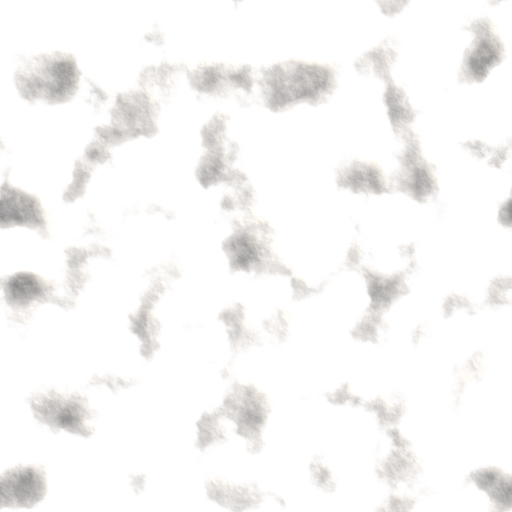
#> input picture data/clouds.png, 1024 x 1024 px, found by its file name (shown at 1/2 size)
$ python sky_rain.py out.png
#> lines starting #> are read from the running program, lines starting #| are printed output that depends on the picture; after the words box and inside, x2 and y2 are one past the last pixel; in counts of white or black regions, pixels touching at a corner belong together
# overcast skies for rain (day and night), 2048 x 1024 equirect like the other skies: a low grey deck built from the web
# game's cloud texture at two scales, darker underneath, lighter towards the horizon haze. usage: python3 sky_rain.py <out>
import sys, math, numpy as np
from PIL import Image
OUT = sys.argv[1]; W, H = 2048, 1024
cl = np.asarray(Image.open('/home/claude/aurelia-island/data/clouds.png').convert('RGBA')).astype(np.float32) / 255
ys, xs = np.mgrid[0:H, 0:W]
lon = (xs + 0.5) / W * 2 * math.pi - math.pi; lat = math.pi / 2 - (ys + 0.5) / H * math.pi
dx = np.cos(lat) * np.sin(lon); dy = np.cos(lat) * np.cos(lon); dz = np.sin(lat)
up = dz > 0.01
def tex(s, o):
#> called with s = 3, o = 0.13
    u = np.where(up, dx / np.maximum(dz, 0.01), 0) / s + o; v = np.where(up, dy / np.maximum(dz, 0.01), 0) / s + o * 0.7
    cs = cl.shape[0]; iu = ((u % 1) * cs).astype(int) % cs; iv = ((v % 1) * cs).astype(int) % cs
#> after `cs = cl.shape[0]`: cs = 1024
    return cl[iv, iu, 3]
from scipy import ndimage
dens = np.clip(0.55 * tex(3.0, 0.13) + 0.45 * tex(1.3, 0.61), 0, 1)          # cloud density: darker where thick
#> call 2 of tex, with s = 1.3, o = 0.61
#> in tex (call 2), `u = np.where(up, dx / np.maximum(dz, 0.01), 0) / s + o`:
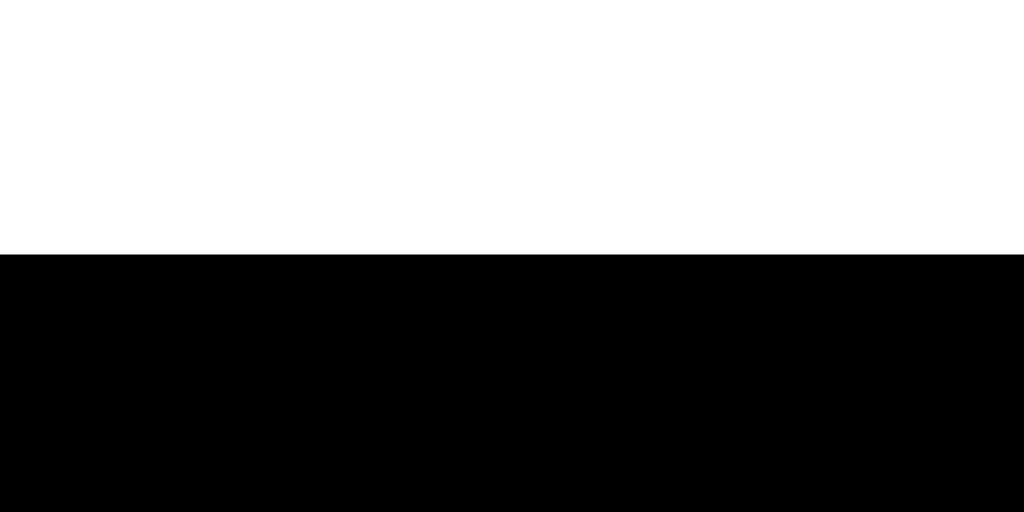
#> up: shape (1024, 2048) bool (shown at 1/2 size); 49.7% white; 1 white region, box (x1, y1, x2, y2) and area: (0, 0, 2048, 509) 1042432
#> in tex (call 2), `iv = (v % 1 * cs).astype(int) % cs`:
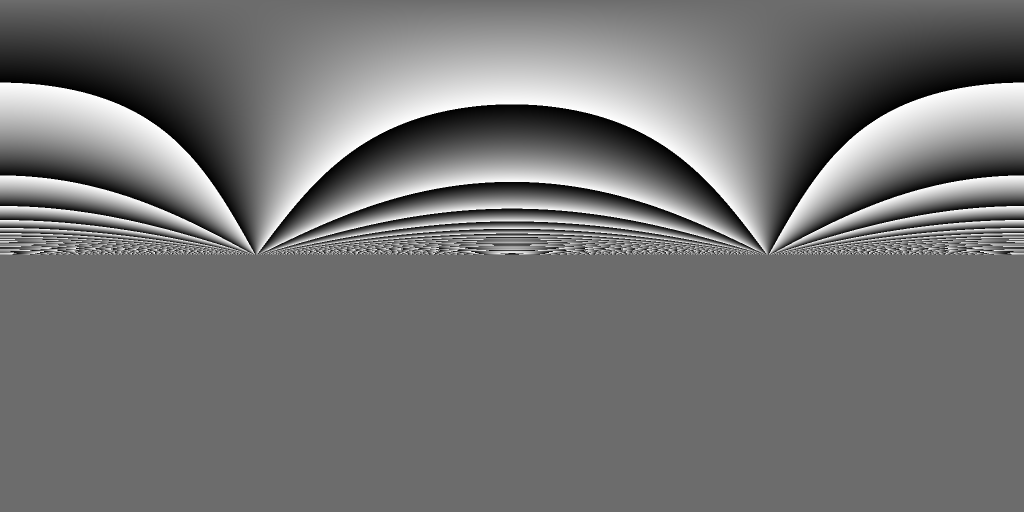
#> iv: shape (1024, 2048) int64 (shown at 1/2 size); min 0, max 1023, mean 466.9; drawn with min black and max white
dens = ndimage.gaussian_filter(dens, 6.0) * np.clip(dz * 3.0, 0, 1)            # soft billows, none at the horizon (no aliasing)
t = np.clip(dz, 0, 1)
hz = np.clip(1 - t * 4, 0, 1)[..., None]
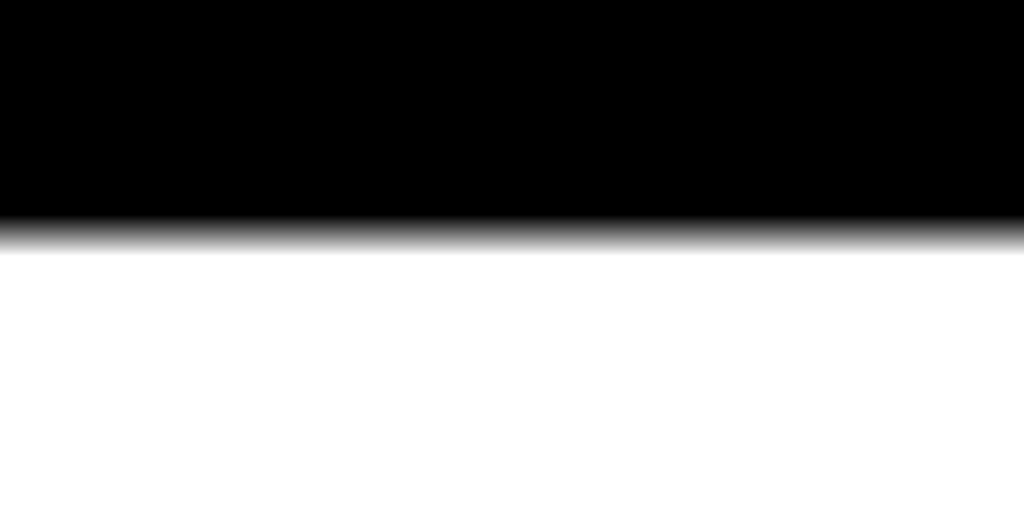
#> hz: shape (1024, 2048, 1) float64 (shown at 1/2 size); min 0, max 1, mean 0.54
def sky(top, bottom, dark, glow=None):
#> called with top = array of shape (3,), bottom = array of shape (3,), dark = 0.28
    base = top + (bottom - top) * hz
    img = base * (1 - dark * dens[..., None] * np.clip(t * 6, 0, 1)[..., None])
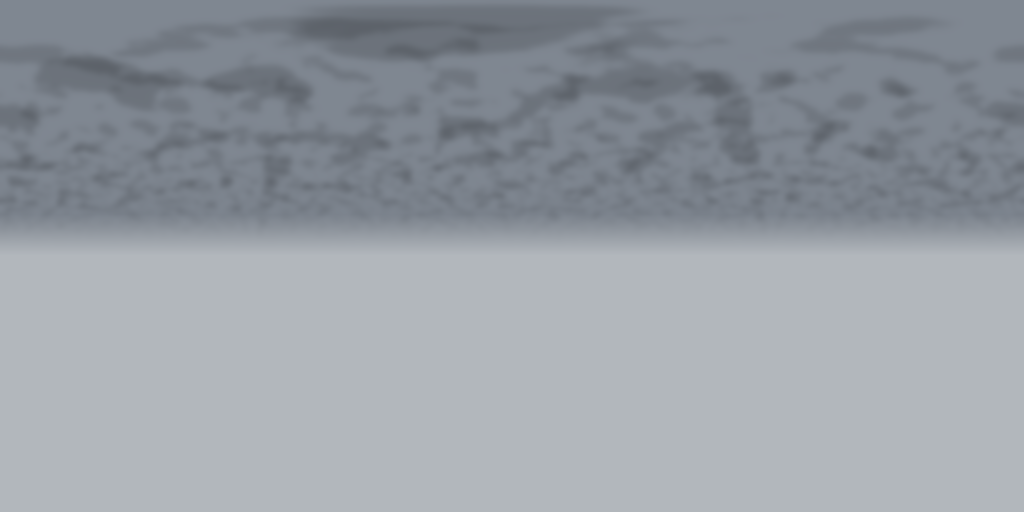
#> img: shape (1024, 2048, 3) float64 (shown at 1/2 size); mean of channels 0, 1, 2 0.594, 0.618, 0.646; drawn as R, G, B
    if glow is not None: img = img + glow * (np.clip(1 - t * 8, 0, 1) ** 2)[..., None]
    fade = np.clip((H / 2 - ys) / 12.0, 0, 1)[..., None]; low = img[H // 2 - 6].mean(0)
#> after `low = img[H // 2 - 6].mean(0)`: low = [0.686, 0.707, 0.728]
    return img * fade + low * (1 - fade)
#> returned value: shape (1024, 2048, 3) float64
day = sky(np.array([0.50, 0.53, 0.57]), np.array([0.70, 0.72, 0.74]), 0.28)
night = sky(np.array([0.035, 0.038, 0.048]), np.array([0.06, 0.062, 0.07]), 0.4, glow=np.array([0.07, 0.045, 0.025]))   # town glow under the deck
#> call 2 of sky, with top = array of shape (3,), bottom = array of shape (3,), dark = 0.4, glow = array of shape (3,)
#> in sky (call 2), `base = top + (bottom - top) * hz`:
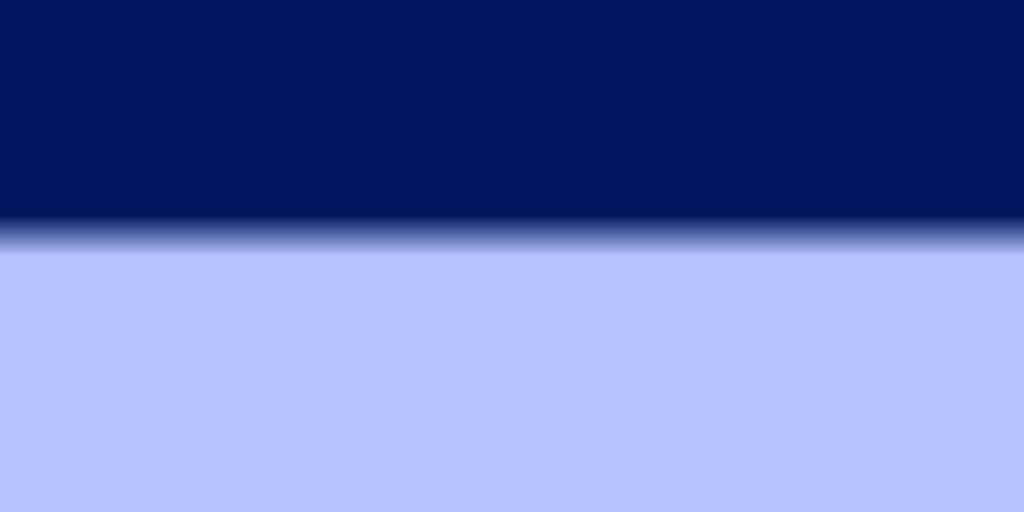
#> base: shape (1024, 2048, 3) float64 (shown at 1/2 size); mean of channels 0, 1, 2 0.0485, 0.051, 0.0599; drawn with min black and max white
#> in sky (call 2), `if glow is not None: img = img + glow * (np.clip(1 - t * 8, 0, 1) ** 2..`:
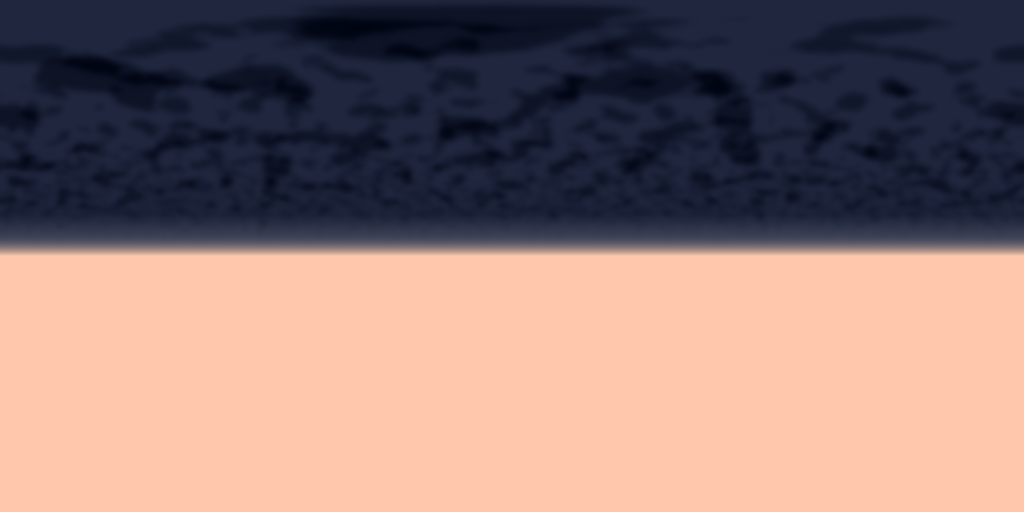
#> img: shape (1024, 2048, 3) float64 (shown at 1/2 size); mean of channels 0, 1, 2 0.083, 0.0725, 0.0708; drawn with min black and max white
#> in sky (call 2), `low = img[H // 2 - 6].mean(0)`: low = [0.111, 0.094, 0.0872]
for img, nm in ((day, 'sky_rain.png'), (night, 'sky_rain_night.png')):
    Image.fromarray((np.clip(img, 0, 1) * 255).astype(np.uint8)).save('%s/%s' % (OUT, nm)); print(nm)
#> this loop made 2 passes
#> nm on passes 1 to 2: 'sky_rain.png', 'sky_rain_night.png'
#| sky_rain.png
#| sky_rain_night.png
#> pass 2, `Image.fromarray((np.clip(img, 0, 1) * 255).astype(np.uint8)).save('%s/`:
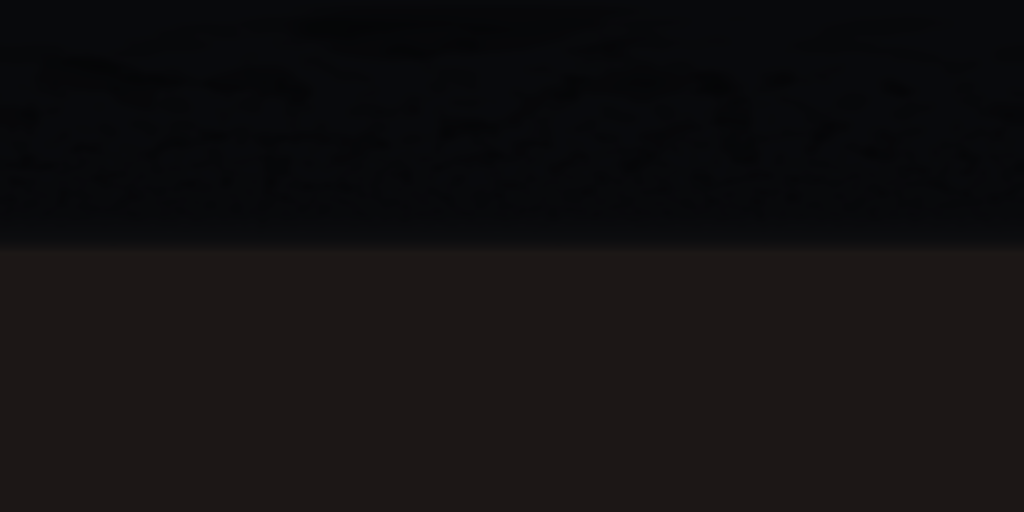
#> saved as sky_rain_night.png: PIL image 2048x1024 RGB (shown at 1/2 size); mean R, G, B 18.3, 16.1, 16.7
